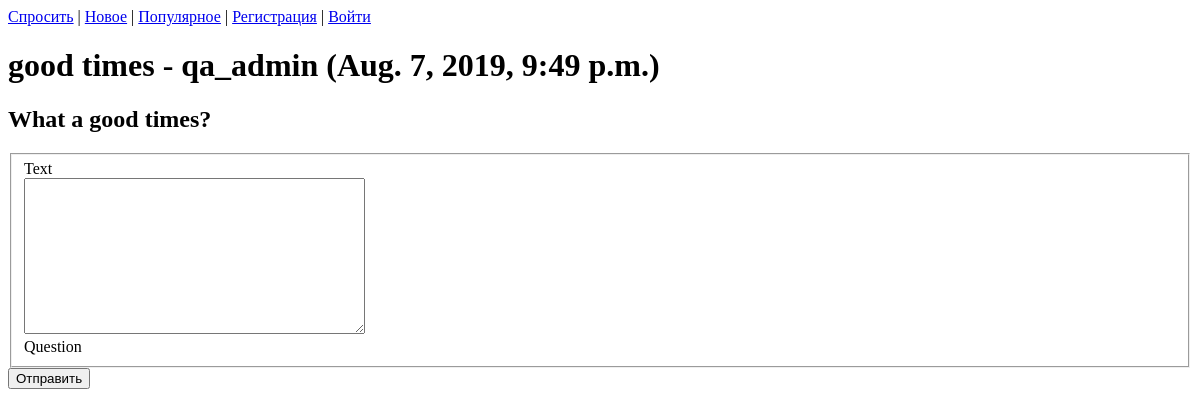
The app's page /question/7/, older data.
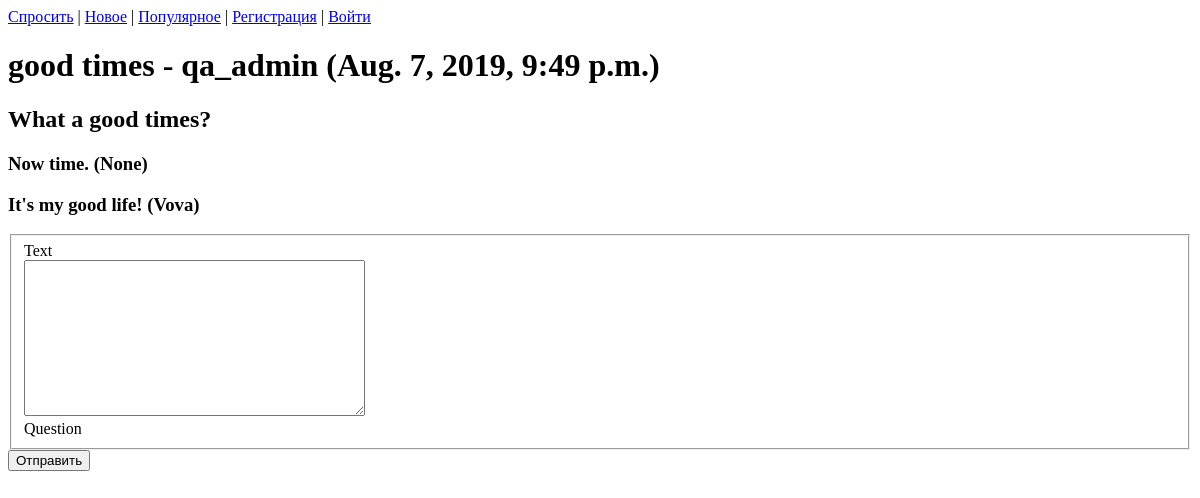
The same page, newer data.
### qa/models.py (models this page shows, shortened)
class Answer(models.Model):
    text = models.TextField(default='')
    added_at = models.DateTimeField(blank=True, auto_now_add=True)
    question = models.ForeignKey(Question, on_delete=models.SET_NULL, null=True)
    author = models.ForeignKey(User, on_delete=models.SET_NULL, null=True)

### qa/views.py (the view)
# urls.py: path('', views.question_list, name='question-list'),
def question(request, id):
    question = get_object_or_404(Question, id=id)
    answers = question.answer_set.order_by('added_at')
    if request.method == "POST":
        form = AnswerForm(request.POST)
        if form.is_valid():
            form._user = request.user
            answer = form.save()
            url = question.get_url()
            return HttpResponseRedirect(url)
    else:
        form = AnswerForm(initial = {'question': question.id})
    context = {'question':question, 'answers': answers, 'form': form}
    return  render(request, 'question.html', context)

### qa/forms.py (shortened to what this page needs)
class AnswerForm(forms.Form):
    text = forms.CharField(widget=forms.Textarea)
    question = forms.IntegerField(widget=forms.HiddenInput)

### qa/templates/question.html (shortened to what this page needs)
{% extends 'base.html' %}
{% block content %}
{{ block.super }}
<h1>{{question.title}} - {{question.author}} ({{question.added_at}})</h1>
<h2>{{question.text}}</h2>
{% for answer in answers %}
<h3> {{answer.text}} ({{answer.author}})</h3>
{% endfor %}
{% include "_form.html" %}
{% endblock %}

Row changes from the older to the newer data that the page shows:
added Answer: text "Now time.", author "None"
added Answer: text "It's my good life!", author "Vova"
